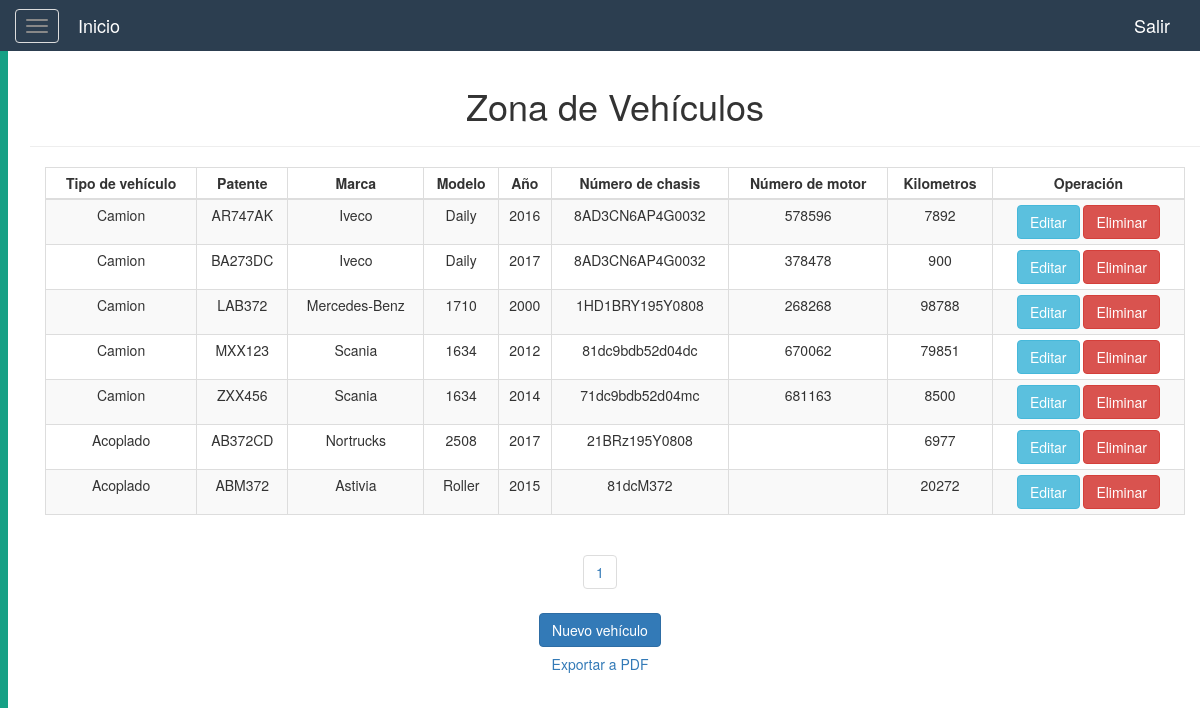
Page /logistica/vista_vehiculos.php (signed in) on the committed database.
### tables this page shows
CREATE TABLE Vehiculo(
    idVehiculo int(11) NOT NULL AUTO_INCREMENT,
    tipo_vehiculo enum('Camion', 'Acoplado') NOT NULL DEFAULT 'Camion',
    patente varchar(45) NOT NULL UNIQUE,
    marca varchar(45) NOT NULL,
    modelo varchar(45) NOT NULL,
    anio year(4) NOT NULL,
    nro_chasis varchar(45) NOT NULL,
    nro_motor int(11),
    km int(11) NOT NULL,
    PRIMARY KEY (idVehiculo)
);

### resources/db/control.php (called while the page is built, shortened)
<?php
    class controlDB{
        function __construct(){
            try{
            $host="localhost";
            $dbname="logistica";
            $user="root";
            $pass="";
            $this->con=mysqli_connect($host,$user,$pass) or die("No se puede conectar con la base de datos.");
            mysqli_select_db($this->con,$dbname)or die("No se encuentra la base de datos.");
            mysqli_set_charset($this->con, "utf8");
            }catch(Exception $ex){
                throw $ex;
            }
        }
        function consultar($sql){
            $result=mysqli_query($this->con,$sql);
            $data=null;
            if($result){
                while($fila=mysqli_fetch_array($result)){
                    $data[]=$fila;
                }
            }
            return $data;
        }
    }
?>

### resources/library/vehiculo_pag.php (called while the page is built, shortened)
<?php
        $tamagno_paginas = 7;
        if(isset($_GET['pagina'])) {
            $pag = $_GET['pagina'];
        } else {
            $pag = 1;
        }
        $empezar_desde = ($pag-1) * $tamagno_paginas;
        $datos = $obj -> consultar("SELECT *
            FROM Vehiculo
            ORDER BY tipo_vehiculo, patente
            LIMIT $empezar_desde, $tamagno_paginas");
        $num_filas = count($obj->consultar("SELECT *
            FROM Vehiculo"));
        $total_paginas = ceil($num_filas/$tamagno_paginas);
?>

### logistica/vista_vehiculos.php (the view, shortened to what this page needs)
<!DOCTYPE html>
<html lang="es">
<head>
    <?php
        require_once($_SERVER['DOCUMENT_ROOT'].'/resources/config.php');
        $obj = new controlDB();
        include $LIBRARY_PATH.'/vehiculo_pag.php';
    ?>
</head>
<body>
    <?php
        require_once($_SERVER['DOCUMENT_ROOT'].'/resources/templates/header.php');
    ?>
    <div id="wrapper">
        <?php
            require_once($_SERVER['DOCUMENT_ROOT'].'/resources/templates/sidebar.php');
        ?>
        <div id="page-content-wrapper">
            <div class="container-fluid">
                <div class="row">
                    <div class="col-lg-12 text-center">
                        <div class="container">
                            <div class="row">
                                <div class="col">
                                    <h1>Zona de Veh&iacute;culos</h1>
                                    <hr/>
                                </div>
                            </div>
                        </div>
                        <div class="container">
                            <div class="row">
                                <div class="col-lg-12 col-md-12 col-sm-12 col-xs-12">
                                    <div class="table-responsive">
                                        <table class="table table-striped table-bordered table-condensed table-hover">
                                            <thead>
                                                <th  class="text-center">Tipo de veh&iacute;culo</th>
                                                <th  class="text-center">Patente</th>
                                                <th  class="text-center">Marca</th>
                                                <th  class="text-center">Modelo</th>
                                                <th  class="text-center">A&ntilde;o</th>
                                                <th  class="text-center">N&uacute;mero de chasis</th>
                                                <th  class="text-center">N&uacute;mero de motor</th>
                                                <th  class="text-center">Kilometros</th>
                                                <?php if($_SESSION["rol"]!='Supervisor' && $_SESSION["rol"]!='Mecanico'){?>
                                                <th  class="text-center">Operaci&oacute;n</th>
                                                <?php } ?>
                                            </thead>
                                            <?php foreach($datos as $td){ ?>
                                            <tr>
                                                <td><?php echo $td['tipo_vehiculo']; ?></td>
                                                <td><?php echo $td['patente']; ?></td>
                                                <td><?php echo $td['marca']; ?></td>
                                                <td><?php echo $td['modelo']; ?></td>
                                                <td><?php echo $td['anio']; ?></td>
                                                <td><?php echo $td['nro_chasis']; ?></td>
                                                <td><?php echo $td['nro_motor']; ?></td>
                                                <td><?php echo $td['km']; ?></td>
                                                <?php if($_SESSION["rol"]!='Supervisor' && $_SESSION["rol"]!='Mecanico'){?>
                                                <td class="text-center">
                                                    <a href="editarVehiculo.php?id=<?php echo $td["idVehiculo"]?>">
                                                        <button class="btn btn-info">Editar</button>
                                                    </a>
                                                    <a href="bdVehiculo.php?id=<?php echo $td["idVehiculo"]?>&funcion=eliminar">
                                                        <button class="btn btn-danger">Eliminar</button>
                                                    </a>
                                                </td>
                                                <?php } ?>
                                            </tr>
                                            <?php } ?>
                                        </table>
                                    </div>
                                </div>
                            </div>
                        </div>
                        <div class="row">
                            <div class="col">
                                <?php
                                    for($i = 1; $i <= $total_paginas; $i++){
                                    echo "<ul class='pagination'>
                                        <li><a href='?pagina=".$i."'>".$i."</a></li>
                                    </ul>";}
                                ?>
                            </div>
                        </div>
                        <div class="row">
                                <?php if($_SESSION["rol"]!='Supervisor' && $_SESSION["rol"]!='Mecanico'){?>
                                <div class="col">
                                    <a href="registrarVehiculo.php" class="btn btn-primary">Nuevo veh&iacute;culo</a>
                                </div>
                                <?php } ?>
                        </div>
                        <div class="row">
                            <a href="/logistica/exportarVehiculo.php" target="_blank">
                                <button class="btn btn-link">Exportar a PDF</button>
                            </a>
                        </div>
                    </div>
                </div>
            </div>
        </div>
    </div>
</body>
</html>

### resources/css/menuLateral.css (style rules this page uses)
#page-content-wrapper { width: 100%; height: 100%; position: absolute; padding: 15px; }

### rows in the picture
vehiculo: tipo_vehiculo "Camion", patente "AR747AK", marca "Iveco", modelo "Daily", anio "2016", nro_chasis "8AD3CN6AP4G0032", nro_motor "578596", km "7892"
vehiculo: tipo_vehiculo "Camion", patente "BA273DC", marca "Iveco", modelo "Daily", anio "2017", nro_chasis "8AD3CN6AP4G0032", nro_motor "378478", km "900"
vehiculo: tipo_vehiculo "Camion", patente "LAB372", marca "Mercedes-Benz", modelo "1710", anio "2000", nro_chasis "1HD1BRY195Y0808", nro_motor "268268", km "98788"
vehiculo: tipo_vehiculo "Camion", patente "MXX123", marca "Scania", modelo "1634", anio "2012", nro_chasis "81dc9bdb52d04dc", nro_motor "670062", km "79851"
vehiculo: tipo_vehiculo "Camion", patente "ZXX456", marca "Scania", modelo "1634", anio "2014", nro_chasis "71dc9bdb52d04mc", nro_motor "681163", km "8500"
vehiculo: tipo_vehiculo "Acoplado", patente "AB372CD", marca "Nortrucks", modelo "2508", anio "2017", nro_chasis "21BRz195Y0808", km "6977"
vehiculo: tipo_vehiculo "Acoplado", patente "ABM372", marca "Astivia", modelo "Roller", anio "2015", nro_chasis "81dcM372", km "20272"
